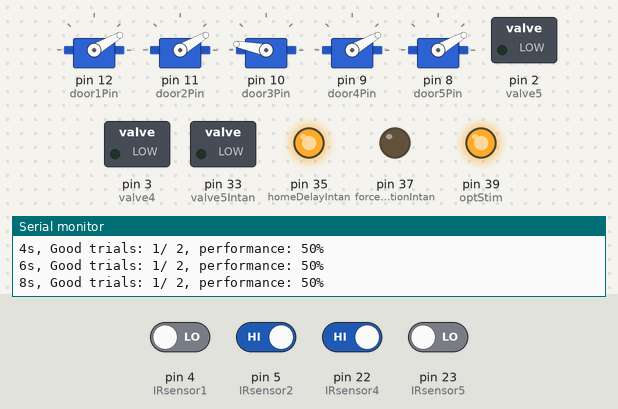
A sketch run on a simulated Arduino Mega 2560, built with avr-gcc and run on an emulated ATmega2560. Shown: 5 × servo, switched loads named in the sketch (green lamp = pin HIGH), output pins drawn as LEDs (lit = HIGH), the last lines printed to the serial monitor. The inputs (shaded band) are chosen by the test bench; at power-on: pin 5 (IRsensor2), pin 22 (IRsensor4) HIGH, pin 4 (IRsensor1), pin 23 (IRsensor5) LOW. Random numbers use the default seed unless the sketch sets one; pins used as bus, display or sensor lines are not drawn.

Above: at 11.8 s.
11.9 s: pin 22 (IRsensor4) driven LOW
At 18.2 s:
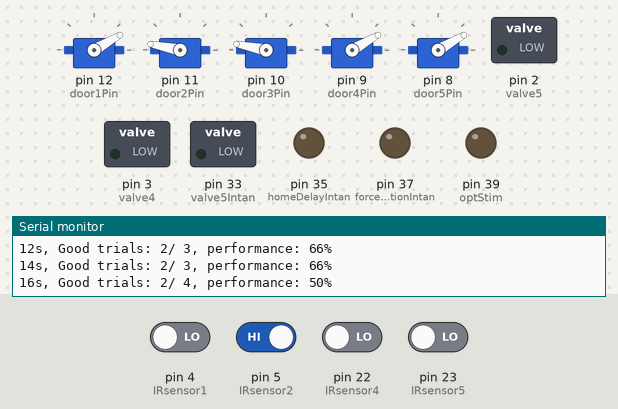
18.6 s: pin 5 (IRsensor2) driven LOW
At 24.0 s:
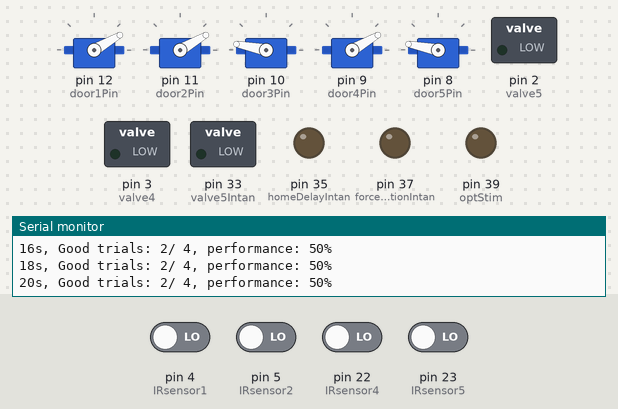
30.0 s: pin 22 (IRsensor4) driven HIGH
At 35.0 s:
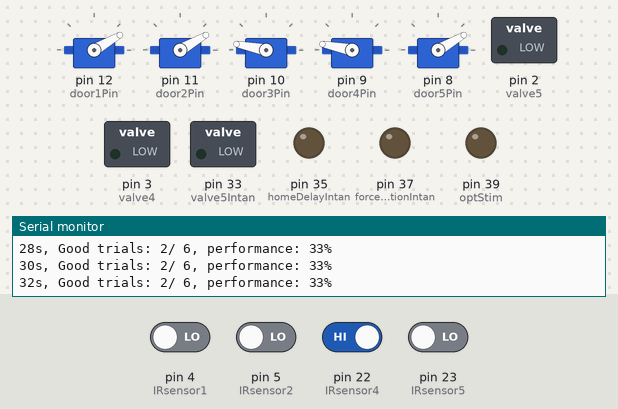
41.4 s: pin 22 (IRsensor4) driven LOW
At 46.8 s:
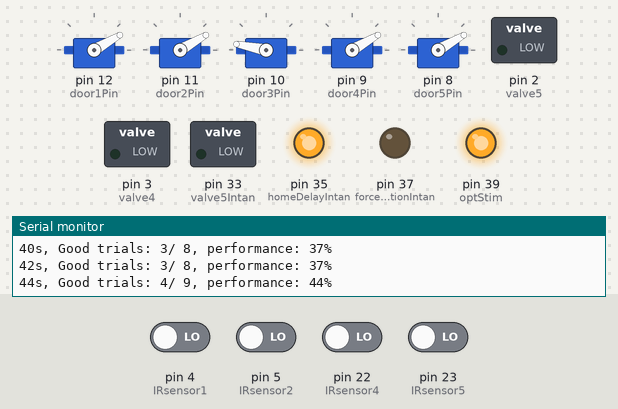
47.6 s: pin 5 (IRsensor2) driven HIGH
At 52.2 s:
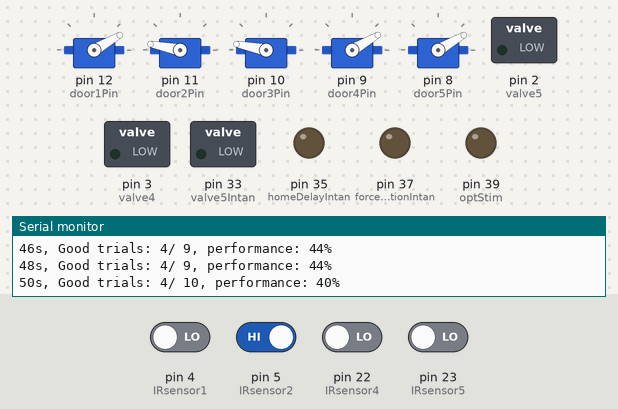
Timing chart, 0 to 53.7 s (numbered marks = the images above; inputs shaded):
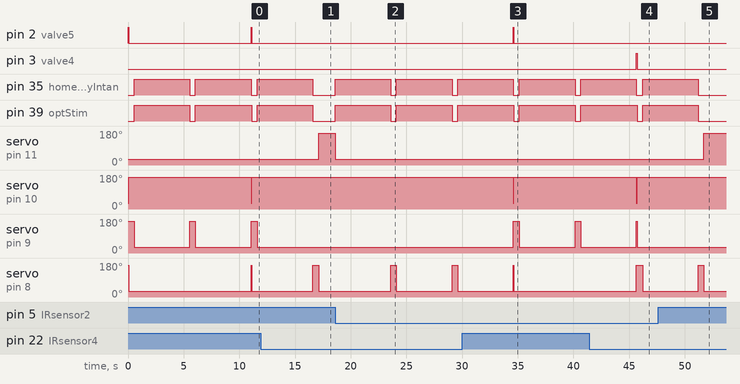

Measured:
- after the input at 11.9 s, servo on pin 11 (door2Pin): 30° → 169° after 5.2 s
- after the input at 18.6 s, pin 35 (homeDelayIntan), pin 39 (optStim): alternates HIGH for 5.0 s and LOW for 0.50 s, starting at once; servo on pin 11 (door2Pin): 169° → 30° at once; servo on pin 8 (door5Pin): alternates 169° for 0.50 s and 30° for 5.0 s, starting after 5.0 s
- after the input at 30.0 s, pin 2 (valve5): LOW → HIGH after 4.6 s, → LOW 0.05 s later
- after the input at 41.4 s, pin 3 (valve4): LOW → HIGH after 4.3 s, → LOW 0.06 s later; servo on pin 10 (door3Pin): 169° → 30° after 4.3 s, → 169° 0.06 s later; servo on pin 8 (door5Pin): 30° → 169° after 4.3 s, → 30° 0.56 s later
- after the input at 47.6 s, servo on pin 11 (door2Pin): 30° → 169° after 4.1 s
- by itself, pin 2 (valve5): alternates HIGH for 0.05 s and LOW for 11.0 s
- by itself, pin 35 (homeDelayIntan): alternates HIGH for 5.0 s and LOW for 0.53 s
- by itself, pin 39 (optStim): alternates HIGH for 5.0 s and LOW for 0.50 s

The sketch:

Maze_uLED_CueSide_MazeCode.ino
```cpp
#include <MsTimer2.h> // // Extrict control time library
#include <Servo.h>
Servo myServo;

// USER VARIABLES
int caudalR =60; // time solenoid is open, in ms
int caudalL =50; // time solenoid is open, in ms
int homeDelay = 5000; // minium 100ms, to be sure that is recorded!!!!
int optArm = 6; // 1 - optogenetics on right arm,
                // 2 - on left arm,
                // 3 - side arms
                // 4 - central arm
                // 5 - delay
                // 0 - No stimulation
                // 6 - delay and central arm (block cues)
int blocksSize = 0;// Blocks with forceAlternation

// IO P
const int syncPin = 0; // For Intan/ Camera sync
const int valve4 = 3; // For left solenoid
const int valve5 = 2; // For left solenoid

const int IRsensor1 = 4; // IR sensor 1
const int door1Pin = 12; // Servo motor 1

const int IRsensor2 = 5; // IR sensor 2
const int door2Pin = 11; // Servo motor 2

const int door3Pin = 10; // Servo motor 3

const int IRsensor4 = 22; // IR sensor 4
const int door4Pin = 9; // Servo motor 4

const int IRsensor5 = 23; // IR sensor 5
const int door5Pin = 8; // Servo motor 5

const int valve4Intan = 31; // output for intan 2
const int valve5Intan = 33; // output for intan pin 3

const int homeDelayIntan = 35; // intan pin 4
const int forceAlternationIntan = 37; // intan pin 5

const int cueSide = 30; // intan pin 6

const int optStim = 39; //intan pin 7

boolean syncState = 0; // Sync state
boolean valveLeftState = 0; // Valve left on/off
const int openDoor = 30; // Parameters for servo doors
const int closeDoor = 169;
const int openDoorN = 169; // New servos have an inverse movement
const int closeDoorN = 30;
boolean firstTrial = true;

long cueSideNumber; // 0 is left, 1 is right

// state variables
int sideTrial;

const boolean aMouse = LOW;
const boolean noMouse = HIGH;
boolean forceAlternation = false; // not a parameter in cue version

int state = -1; // 0  is starting a new trial

long int timeCounter = 0;
int rTrial = 0;
int lTrial = 0;
int goodTrial = 0;
int blocksCount = 0;
boolean stimTrial = true;
boolean goRight = false;
boolean goLeft = false;

Servo servo1;
Servo servo2;
Servo servo3;
Servo servo4;
Servo servo5;

void setup() {
  // OUTPUTS
  pinMode(syncPin, OUTPUT);
  pinMode(valve4, OUTPUT);
  pinMode(valve5, OUTPUT);
  pinMode(valve4Intan, OUTPUT); digitalWrite(valve4Intan, LOW);
  pinMode(valve5Intan, OUTPUT); digitalWrite(valve5Intan, LOW);
  pinMode(homeDelayIntan, OUTPUT); digitalWrite(homeDelayIntan, LOW);
  pinMode(forceAlternationIntan, OUTPUT);
  pinMode(optStim, OUTPUT); digitalWrite(optStim, LOW);

  servo1.attach(door1Pin);
  servo2.attach(door2Pin);
  servo3.attach(door3Pin);
  servo4.attach(door4Pin);
  servo5.attach(door5Pin);

  // INPUTS
  pinMode(IRsensor1,INPUT); //IR1 input
  pinMode(IRsensor2,INPUT); //IR2 input
  pinMode(IRsensor4,INPUT); //IR2 input
  pinMode(IRsensor5,INPUT); //IR2 input

  Serial.begin(9600); //Start serial communication boud rate at 9600
  Serial.flush();

  // MsTimer setup, running every 1000 ms
  MsTimer2::set(2000,flash); // run flash every 1000 ms
  MsTimer2::start(); //enable the interrupt

  // LED matrix

  randomSeed(analogRead(15));
  // Initial cue
 sideTrial = changeCue();
}

void loop() {
  if (state == 0)  {// if newTrial 0, 1 or 2, check sensors
    if(digitalRead(IRsensor4) == aMouse){ // ANIMAL GO RIGHT
      digitalWrite(valve4Intan, HIGH); delay(1) ;digitalWrite(valve4Intan, LOW);
      if (sideTrial == true) {// if right cue is present
         digitalWrite(valve4, HIGH); delay(caudalR); digitalWrite(valve4, LOW);
         goodTrial = goodTrial + 1;
      }
      if (optArm == 1 || optArm ==3) {// Start stim on the right arm
        digitalWrite(optStim, stimTrial);
        } else {digitalWrite(optStim, LOW);}
      rTrial = rTrial + 1;
      // CLOSE LEFT AND STEAM, AND DOOR 1
      servo1.write(closeDoorN); // new doors are different
      servo3.write(closeDoor);
      servo4.write(closeDoorN);
      delay(500);
      servo5.write(closeDoorN);
      // OPEN 2 AND LEFT
      servo2.write(openDoorN);
      //servo5.write(openDoor);
      sideTrial = changeCue();
      state = 1; // right!!
      }
    else if (digitalRead(IRsensor5) == aMouse) { // ANIMAL GO LEFT
      digitalWrite(valve5Intan, HIGH); delay(1) ;digitalWrite(valve5Intan, LOW);
      if (sideTrial == false) {// if left cue is present
        digitalWrite(valve5, HIGH); delay(caudalL); digitalWrite(valve5, LOW);
        goodTrial = goodTrial + 1;
      }
      if (optArm == 2 || optArm == 3){// Start stim on the left arm
        digitalWrite(optStim, stimTrial);
      } else {digitalWrite(optStim, LOW);}
      lTrial = lTrial + 1;
      // CLOSE RIGHT AND STEAM, AND DOOR 2
      servo2.write(closeDoorN);
      servo3.write(closeDoor);
      servo5.write(closeDoorN);
      delay(500);
      servo4.write(closeDoorN);
      // OPEN 2 AND LEFT
      servo1.write(openDoorN);
      //servo4.write(openDoor);
      sideTrial = changeCue();
      state = 2; // left
      }
    else {
  }}

  else if (state == 1) { // if animal comes from right
    if (digitalRead(IRsensor2) == aMouse){ // when detected
       servo2.write(closeDoorN);
       // servo4.write(closeDoor);
       // servo5.write(openDoor);
       digitalWrite(homeDelayIntan, HIGH);
       digitalWrite(optStim, LOW);
       if (optArm == 5 || optArm == 6){// Start stim on the delay
          digitalWrite(optStim, stimTrial);
       } else {digitalWrite(optStim, LOW);}
       delay(homeDelay);
       state = -1;
  }}
  else if (state == 2) {  // if animal comes from left
    if (digitalRead(IRsensor1) == aMouse){ // when detected
       servo1.write(closeDoorN);
       // servo5.write(closeDoor);
       // servo4.write(openDoor);
       digitalWrite(homeDelayIntan, HIGH);
       if (optArm == 5 || optArm == 6){// Start stim on the delay
          digitalWrite(optStim, stimTrial);
       } else {digitalWrite(optStim, LOW);}
       delay(homeDelay);
       state = -1;
  }}
  else if (state == -1) { // starting new
    digitalWrite(homeDelayIntan, LOW);
    servo3.write(openDoor);
    state = 0;
    if (optArm == 4 || optArm == 6){// Start stim on the center arm
      digitalWrite(optStim, stimTrial);
    } else {digitalWrite(optStim, LOW);};

    if (blocksCount <= blocksSize && blocksSize > 0) {
      forceAlternation = false;
      blocksCount = blocksCount + 1;
      if (sideTrial == true){
        servo4.write(openDoorN);
        servo5.write(closeDoorN);
      } else {
        servo4.write(closeDoorN);
        servo5.write(openDoorN);
      }
    }
    else {
      forceAlternation = false;
      }

    if (firstTrial==true) {
      digitalWrite(optStim, LOW);
      servo1.write(closeDoorN);
      servo2.write(closeDoorN);
      firstTrial = false;
      }

    digitalWrite(forceAlternationIntan, forceAlternation);
    if (forceAlternation == false) {
      servo4.write(openDoorN);
      servo5.write(openDoorN);
      }
    }
}

void flash(){
  syncState = !syncState;
  digitalWrite(syncPin, syncState);
  Serial.print(timeCounter);
  timeCounter = timeCounter + 2;
  Serial.print("s, Good trials: ");
  Serial.print(goodTrial);
  Serial.print("/ ");
  Serial.print(rTrial + lTrial);
  Serial.print(", performance: ");
  Serial.print(100*goodTrial/(rTrial + lTrial));
  Serial.println("%");
}

boolean changeCue(){
  cueSideNumber = random(300);
  if ( (cueSideNumber % 2) == 0){
    digitalWrite(cueSide, LOW);
    return false;

  } else {
    digitalWrite(cueSide, HIGH);
    return true;
  }
}
```
